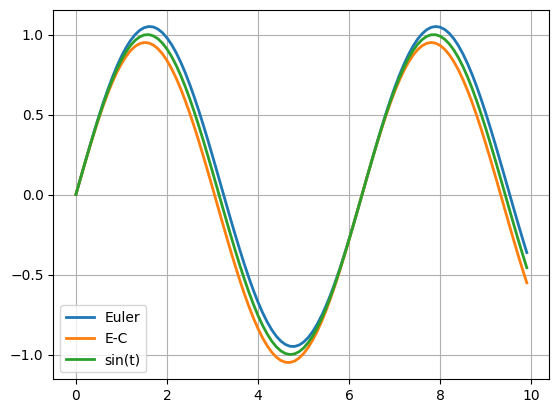

Recreate this plot in Python.
"""

.. image:: EX2_euler_cromer.png

`EX2_euler_cromer.py <EX2_>`_

.. _EX2: https://github.com/soma0sd/Python-Learning/blob/main/W104_Differential_Equation/EX2_euler_cromer.py

.. literalinclude:: EX2_euler_cromer.py
   :language: python
   :linenos:
   :lines: 15-

"""
import numpy as np
import matplotlib.pyplot as plt

dt = 0.1
t = np.arange(0, 10, dt)
xE = np.zeros(len(t))
xC = np.zeros(len(t))

def dxdt(x):
    return np.cos(x)

if __name__ == "__main__":
    for i in range(1, len(t)):
        xE[i] = xE[i-1]+dxdt(t[i-1])*dt
        xC[i] = xC[i-1]+dxdt(t[i])*dt
    plt.plot(t, xE, label="Euler", lw=2)
    plt.plot(t, xC, label="E-C", lw=2)
    plt.plot(t, np.sin(t), label="sin(t)", lw=2)
    plt.grid()
    plt.legend()
    plt.savefig("EX2_euler_cromer.png", bbox_inches='tight')
